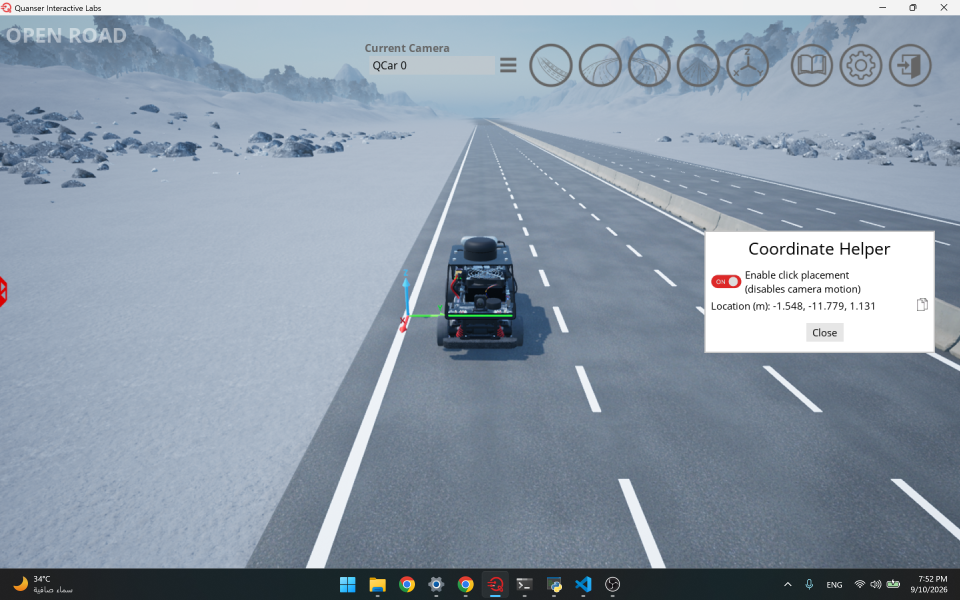
#> input picture lower_left_lane left marker coordinate.png, 2880 x 1800 px (shown at 1/3 size)
$ python -i lane_detector.py   (imports and definitions only)
#> lines starting #> are read from the running program, lines starting #| are printed output that depends on the picture; after the words box and inside, x2 and y2 are one past the last pixel; in counts of white or black regions, pixels touching at a corner belong together
#> further down, picture is the input picture: shape (1800, 2880, 3); mean B, G, R 168.4, 153.8, 140.2
"""Simple Canny + Hough lane tracker for QCar2.

Design basis:
- Grayscale / optional CLAHE
- Gaussian blur
- Canny edges
- Configurable trapezoid ROI
- Probabilistic Hough transform
- Segment filtering and clustering
- Select nearest left/right boundaries around the camera center
- Temporal smoothing and short lost-line hold

This module only estimates lane geometry. It never commands the vehicle.
"""

from dataclasses import dataclass
from typing import List, Optional, Sequence, Tuple

import cv2
import numpy as np

import settings as cfg


@dataclass
class FittedLine:
    """Lane boundary represented as x = a*y + b in image coordinates."""

    a: float
    b: float
    weight: float = 1.0

    def x_at(self, y: float) -> float:
        return self.a * y + self.b


@dataclass
class TrackingResult:
    left: Optional[FittedLine]
    right: Optional[FittedLine]
    lane_center_x: Optional[float]
    vehicle_center_x: float
    error_px: Optional[float]
    left_lost_frames: int
    right_lost_frames: int
    left_detected: bool
    right_detected: bool
    lane_width_px: Optional[float]
    confidence: float
    raw_segments: Optional[np.ndarray]
    edges: np.ndarray
    roi_edges: np.ndarray
    roi_polygon: np.ndarray

    @property
    def both_found(self) -> bool:
        return self.left is not None and self.right is not None


class LaneTracker:
    def __init__(self):
        self.prev_left: Optional[FittedLine] = None
        self.prev_right: Optional[FittedLine] = None
        self.left_lost_frames = 0
        self.right_lost_frames = 0

        self._clahe = cv2.createCLAHE(
            clipLimit=cfg.CLAHE_CLIP_LIMIT,
            tileGridSize=cfg.CLAHE_GRID_SIZE,
        )

    @staticmethod
    def _roi_polygon(width: int, height: int) -> np.ndarray:
        points = [
            (int(xf * width), int(yf * height))
            for xf, yf in cfg.ROI_POINTS
        ]
        return np.array([points], dtype=np.int32)

    def _vehicle_center_x(self, width: int) -> float:
        """Image X used as the vehicle reference; subclasses may calibrate it."""
        return width / 2.0

    def _max_lost_frames(self) -> int:
        return cfg.MAX_LOST_FRAMES

    def preprocess(self, frame_bgr: np.ndarray) -> Tuple[np.ndarray, np.ndarray, np.ndarray]:
        gray = cv2.cvtColor(frame_bgr, cv2.COLOR_BGR2GRAY)
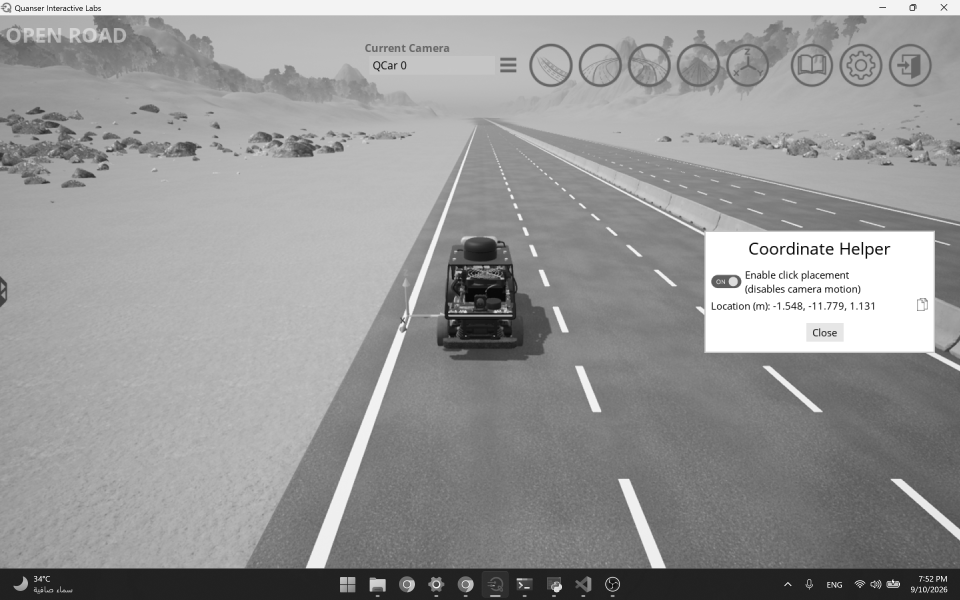
#> gray: shape (1800, 2880) (shown at 1/3 size); min 0, max 255, mean 151.4
        if cfg.USE_CLAHE:
            gray = self._clahe.apply(gray)
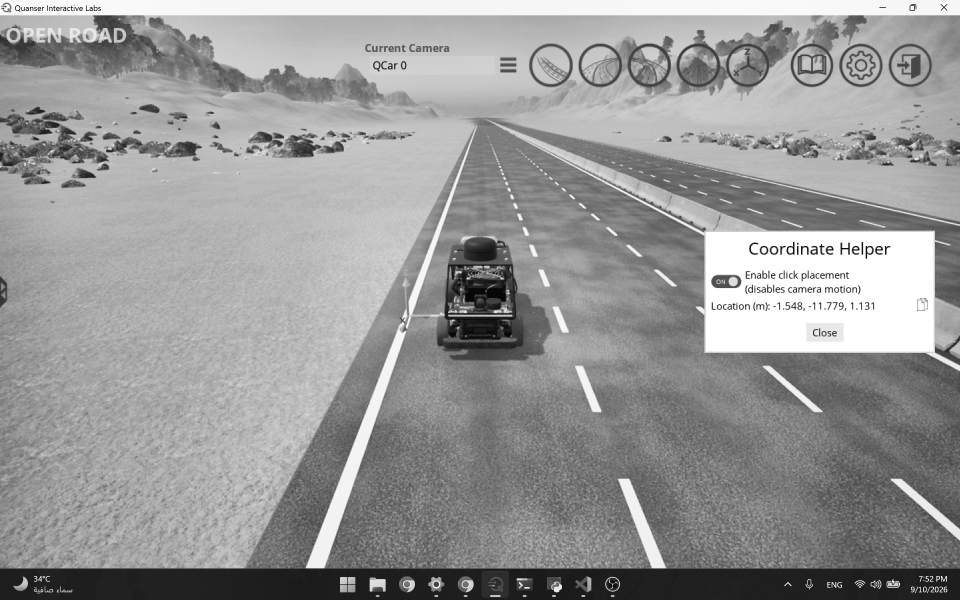
#> gray: shape (1800, 2880) (shown at 1/3 size); min 1, max 255, mean 151.6

        blurred = cv2.GaussianBlur(gray, cfg.GAUSSIAN_KERNEL, 0)
        edges = cv2.Canny(blurred, cfg.CANNY_LOW, cfg.CANNY_HIGH)
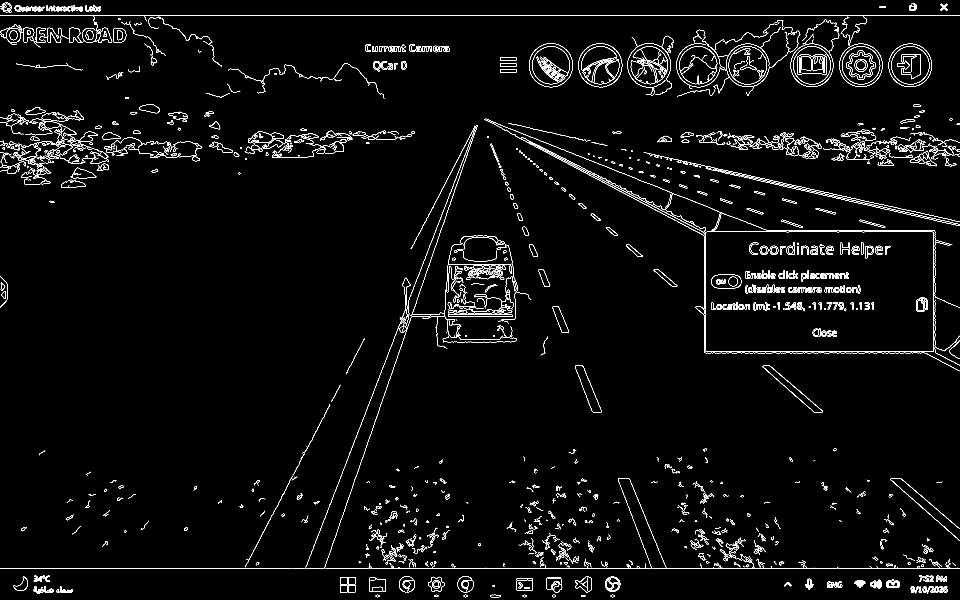
#> edges: shape (1800, 2880) (shown at 1/3 size); 2.1% white in thin lines or dots

        h, w = edges.shape[:2]
#> h = 1800; w = 2880
        polygon = self._roi_polygon(w, h)
        mask = np.zeros_like(edges)
        cv2.fillPoly(mask, polygon, 255)
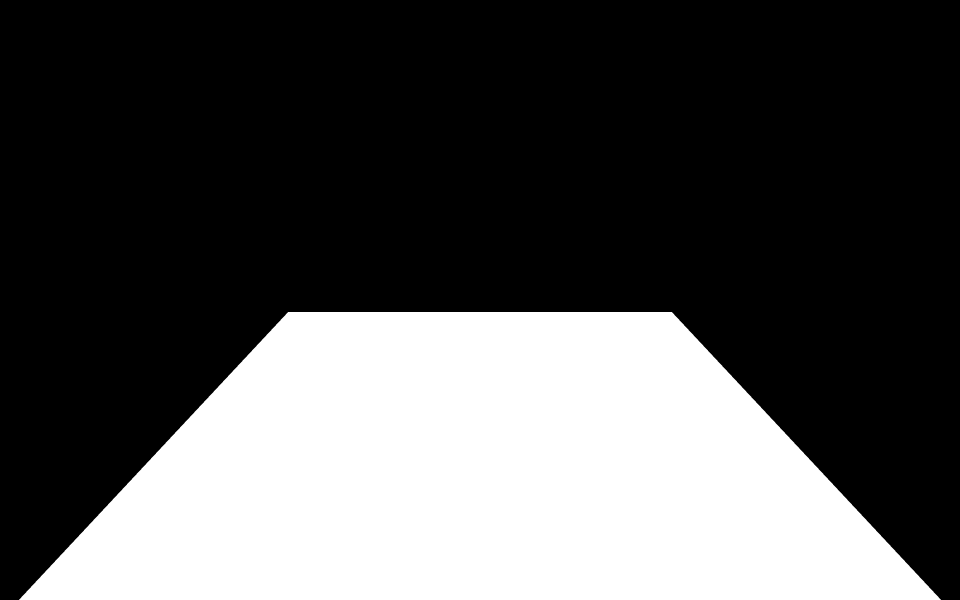
#> mask: shape (1800, 2880) (shown at 1/3 size); 32.6% white; 1 white region, box (x1, y1, x2, y2) and area: (57, 936, 2823, 1800) 1692576
        roi_edges = cv2.bitwise_and(edges, mask)
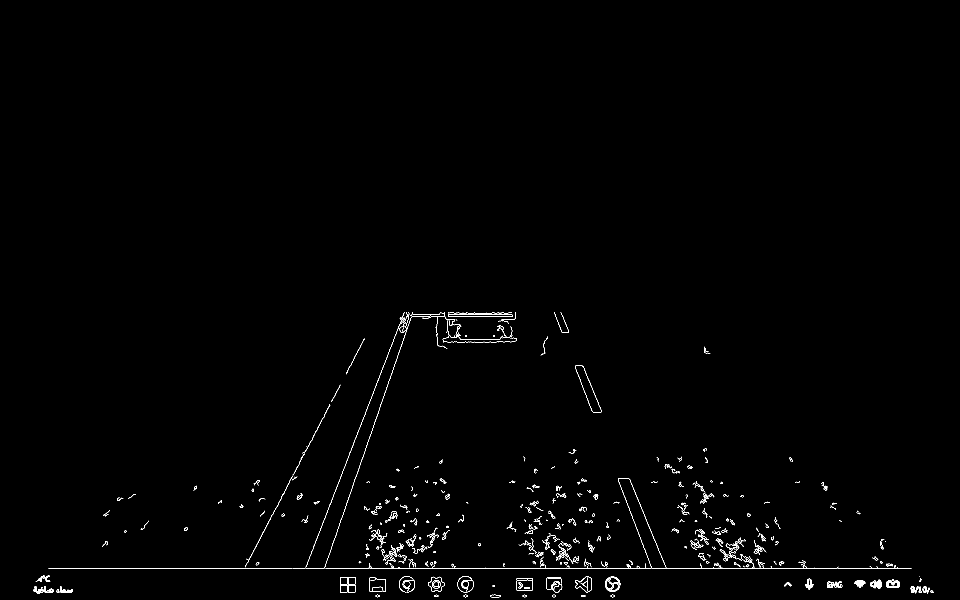
#> roi_edges: shape (1800, 2880) (shown at 1/3 size); 0.51% white in thin lines or dots, all inside (x1, y1, x2, y2) = (101, 936, 2802, 1792)
        return edges, roi_edges, polygon

    @staticmethod
    def _fit_segment(segment: Sequence[int]) -> Optional[FittedLine]:
        x1, y1, x2, y2 = [float(v) for v in segment]
        dy = y2 - y1
        dx = x2 - x1

        if abs(dy) < 2.0:
            return None

        a = dx / dy  # x = a*y + b
        abs_a = abs(a)
        if not (cfg.MIN_ABS_DX_OVER_DY <= abs_a <= cfg.MAX_ABS_DX_OVER_DY):
            return None

        b = x1 - a * y1
        length = float(np.hypot(dx, dy))
        return FittedLine(a=a, b=b, weight=length)

    @staticmethod
    def _cluster_candidates(candidates: List[FittedLine], y_bottom: float) -> List[FittedLine]:
        """Cluster lines by their predicted X coordinate at the bottom of the image."""
        if not candidates:
            return []

        candidates = sorted(candidates, key=lambda line: line.x_at(y_bottom))
        groups: List[List[FittedLine]] = []

        for candidate in candidates:
            x = candidate.x_at(y_bottom)
            if not groups:
                groups.append([candidate])
                continue

            last_group = groups[-1]
            last_x = np.average(
                [ln.x_at(y_bottom) for ln in last_group],
                weights=[ln.weight for ln in last_group],
            )
            if abs(x - last_x) <= cfg.CLUSTER_BOTTOM_X_PX:
                last_group.append(candidate)
            else:
                groups.append([candidate])

        clustered: List[FittedLine] = []
        for group in groups:
            weights = np.array([ln.weight for ln in group], dtype=float)
            total_weight = float(weights.sum())
            if total_weight < cfg.MIN_CLUSTER_WEIGHT:
                continue

            a = float(np.average([ln.a for ln in group], weights=weights))
            b = float(np.average([ln.b for ln in group], weights=weights))
            clustered.append(FittedLine(a=a, b=b, weight=total_weight))

        return clustered

    @staticmethod
    def _smooth(previous: Optional[FittedLine], current: FittedLine) -> FittedLine:
        if previous is None:
            return current
        s = float(cfg.SMOOTHING)
        return FittedLine(
            a=s * previous.a + (1.0 - s) * current.a,
            b=s * previous.b + (1.0 - s) * current.b,
            weight=current.weight,
        )

    def _update_with_fallback(
        self,
        detected: Optional[FittedLine],
        previous: Optional[FittedLine],
        lost_frames: int,
    ) -> Tuple[Optional[FittedLine], Optional[FittedLine], int]:
        if detected is not None:
            smoothed = self._smooth(previous, detected)
            return smoothed, smoothed, 0

        lost_frames += 1
        if previous is not None and lost_frames <= self._max_lost_frames():
            # Briefly hold the previous visual estimate for display. Confidence
            # remains zero unless both boundaries were freshly detected, so the
            # controller cannot steer from these held lines.
            return previous, previous, lost_frames

        return None, None, lost_frames

    def process(self, frame_bgr: np.ndarray) -> TrackingResult:
        edges, roi_edges, polygon = self.preprocess(frame_bgr)
#> polygon = [[57, 1800], [864, 936], [2015, 936], [2822, 1800]]
        h, w = frame_bgr.shape[:2]
#> h = 1800; w = 2880
        vehicle_center_x = self._vehicle_center_x(w)
#> vehicle_center_x = 1440
        y_bottom = float(h - 1)
#> y_bottom = 1799

        raw = cv2.HoughLinesP(
            roi_edges,
            cfg.HOUGH_RHO,
            np.deg2rad(cfg.HOUGH_THETA_DEG),
            cfg.HOUGH_THRESHOLD,
            np.array([]),
            minLineLength=cfg.HOUGH_MIN_LINE_LENGTH,
            maxLineGap=cfg.HOUGH_MAX_LINE_GAP,
        )
#> raw = 652 rows, first 6: [145, 1705, 2734, 1705], [974, 1703, 1238, 937], [1020, 1772, 1411, 1772], [1020, 1749, 1420, 1749], [2418, 1759, 2776, 1759], [1020, 1752, 1420, 1752]

        candidates: List[FittedLine] = []
        if raw is not None:
            for wrapped in raw:
                fitted = self._fit_segment(wrapped.reshape(4))
                if fitted is not None:
                    # Discard absurd predictions far outside the frame.
                    xb = fitted.x_at(y_bottom)
                    if -0.4 * w <= xb <= 1.4 * w:
                        candidates.append(fitted)
#> this loop made 652 passes
#> (x1 in _fit_segment, y1 in _fit_segment, x2 in _fit_segment, y2 in _fit_segment, dy in _fit_segment, dx in _fit_segment, a in _fit_segment, abs_a in _fit_segment) on passes 2, 8, 10, 11, 12, 17, 18, 21, 34, 44, 52, 55: (974, 1703, 1238, 937, -766, 264, -0.345, 0.345), (917, 1704, 1205, 954, -750, 288, -0.384, 0.384), (955, 1606, 1212, 937, -669, 257, -0.384, 0.384), (744, 1680, 974, 1247, -433, 230, -0.531, 0.531), (843, 1492, 1042, 1116, -376, 199, -0.529, 0.529), (1663, 939, 1685, 996, 57, 22, 0.386, 0.386), (1952, 1590, 1998, 1704, 114, 46, 0.404, 0.404), (972, 1704, 1176, 1114, -590, 204, -0.346, 0.346), (1682, 936, 1706, 994, 58, 24, 0.414, 0.414), (1748, 1098, 1802, 1226, 128, 54, 0.422, 0.422), (1854, 1439, 1955, 1704, 265, 101, 0.381, 0.381), (903, 1375, 1093, 1017, -358, 190, -0.531, 0.531)
#> xb on passes 86, 100, 125, 133, 137, 141: 2040.1, 1159.6, 2384.3, 1224.4, 2597.4, 680
#> after the loop, candidates = 102 items

        clusters = self._cluster_candidates(candidates, y_bottom)
#> the loop in _cluster_candidates, `for candidate in candidates:` made 102 passes
#> (x, last_x) on passes 2 to 13: (-8.71, -80.19), (29.19, -8.71), (59, 7.57), (664.2, 32.6), (669.6, 664.2), (671.8, 667), (672.8, 668.5), (676.3, 669.3), (678, 672.9), (678, 675.1), (680, 675.3), (680.5, 675.7)
#> x on passes 1, 70: -80.19, 1994.9
#> the loop in _cluster_candidates, `for group in groups:` made 20 passes

        left_clusters = [
            ln for ln in clusters
            if ln.x_at(y_bottom) < vehicle_center_x - cfg.CENTER_EXCLUSION_PX
        ]
        right_clusters = [
            ln for ln in clusters
            if ln.x_at(y_bottom) > vehicle_center_x + cfg.CENTER_EXCLUSION_PX
        ]

        detected_left = max(
            left_clusters,
            key=lambda ln: ln.x_at(y_bottom),
            default=None,
        )
        detected_right = min(
            right_clusters,
            key=lambda ln: ln.x_at(y_bottom),
            default=None,
        )

        left, self.prev_left, self.left_lost_frames = self._update_with_fallback(
            detected_left, self.prev_left, self.left_lost_frames
        )
        right, self.prev_right, self.right_lost_frames = self._update_with_fallback(
            detected_right, self.prev_right, self.right_lost_frames
        )

        error_y = float(np.clip(cfg.ERROR_Y_FRACTION, 0.0, 1.0) * (h - 1))
        lane_center_x = None
        error_px = None
        if left is not None and right is not None:
            lx = left.x_at(error_y)
            rx = right.x_at(error_y)
            if lx < rx:
                lane_center_x = (lx + rx) / 2.0
                error_px = lane_center_x - vehicle_center_x

        left_detected = detected_left is not None
        right_detected = detected_right is not None
        lane_width_px = None
        confidence = 0.0
        if left_detected and right_detected and detected_left is not None and detected_right is not None:
            lane_width_px = detected_right.x_at(error_y) - detected_left.x_at(error_y)
            min_width = cfg.MIN_LANE_WIDTH_FRACTION * w
            max_width = cfg.MAX_LANE_WIDTH_FRACTION * w
            if min_width <= lane_width_px <= max_width:
                weight_score = min(
                    detected_left.weight,
                    detected_right.weight,
                ) / cfg.CONFIDENCE_FULL_WEIGHT
                confidence = float(np.clip(weight_score, 0.0, 1.0))

        return TrackingResult(
            left=left,
            right=right,
            lane_center_x=lane_center_x,
            vehicle_center_x=vehicle_center_x,
            error_px=error_px,
            left_lost_frames=self.left_lost_frames,
            right_lost_frames=self.right_lost_frames,
            left_detected=left_detected,
            right_detected=right_detected,
            lane_width_px=lane_width_px,
            confidence=confidence,
            raw_segments=raw,
            edges=edges,
            roi_edges=roi_edges,
            roi_polygon=polygon,
        )


# [67 lines left out: functions _line_endpoints, draw_overlay, not called in this run]

>>> import cv2
>>> picture = cv2.imread('lower_left_lane left marker coordinate.png')
>>> result = LaneTracker().process(picture)

$ run again, on lower_middle_lane left marker coordinate.png
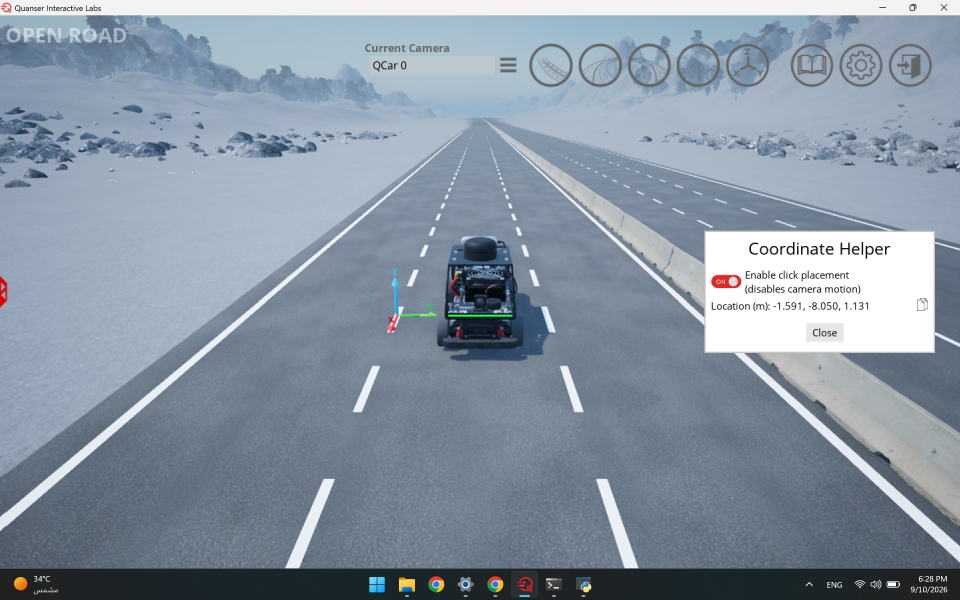
#> input picture lower_middle_lane left marker coordinate.png, 2880 x 1800 px (shown at 1/3 size)
#> picture is the input picture: shape (1800, 2880, 3); mean B, G, R 163.1, 149.1, 135.8
#> in preprocess, `edges = cv2.Canny(blurred, cfg.CANNY_LOW, cfg.CANNY_HIGH)`:
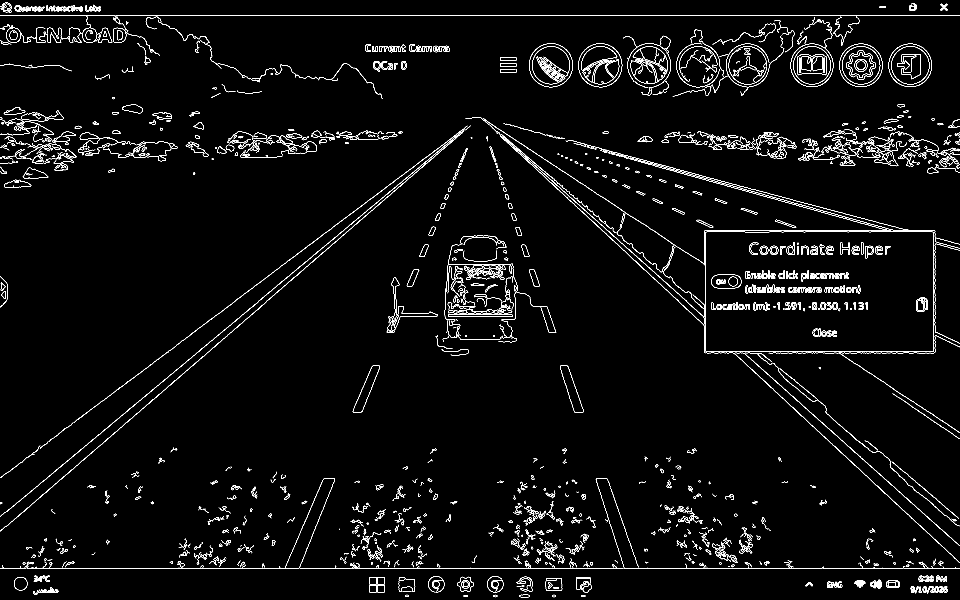
#> edges: shape (1800, 2880) (shown at 1/3 size); 2.3% white in thin lines or dots
#> mask: shape (1800, 2880); 32.6% white; 1 white region, box (x1, y1, x2, y2) and area: (57, 936, 2823, 1800) 1692576
#> in preprocess, `roi_edges = cv2.bitwise_and(edges, mask)`:
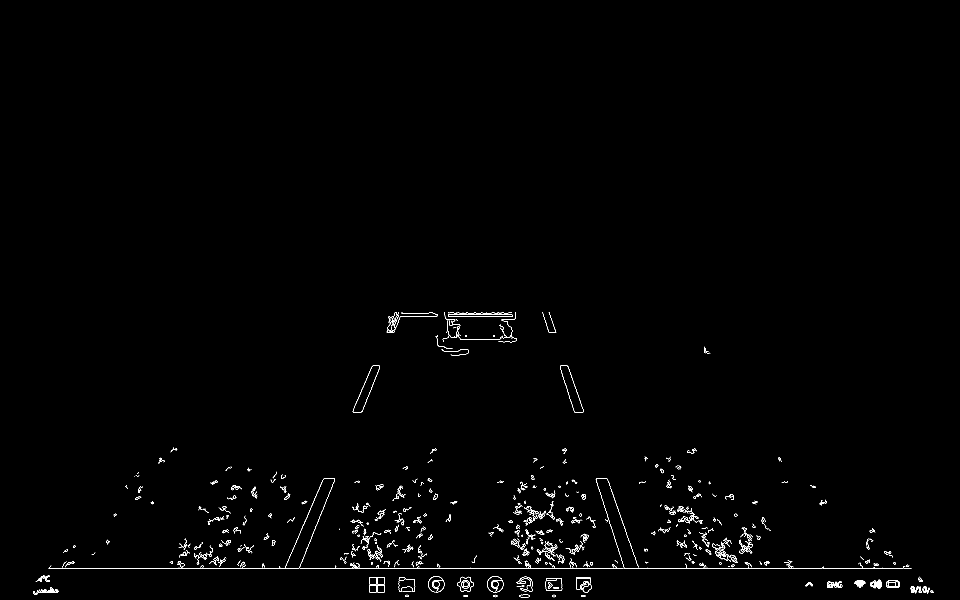
#> roi_edges: shape (1800, 2880) (shown at 1/3 size); 0.53% white in thin lines or dots, all inside (x1, y1, x2, y2) = (101, 936, 2802, 1792)
#> in process, `edges, roi_edges, polygon = self.preprocess(frame_bgr)`: polygon = [[57, 1800], [864, 936], [2015, 936], [2822, 1800]]
#> raw = 916 rows, first 6: [145, 1705, 2734, 1705], [1007, 1696, 1317, 1696], [1034, 1689, 1259, 1689], [1108, 1757, 1773, 1757], [1086, 1234, 1139, 1102], [1108, 1765, 1773, 1765]
#> the loop in process, `for wrapped in raw:` made 916 passes
#> (x1 in _fit_segment, y1 in _fit_segment, x2 in _fit_segment, y2 in _fit_segment, dy in _fit_segment, dx in _fit_segment, a in _fit_segment, abs_a in _fit_segment) on passes 5, 13, 39, 52, 58: (1086, 1234, 1139, 1102, -132, 53, -0.402, 0.402), (1822, 1437, 1914, 1704, 267, 92, 0.345, 0.345), (1787, 1439, 1873, 1704, 265, 86, 0.325, 0.325), (930, 1625, 1003, 1436, -189, 73, -0.386, 0.386), (856, 1704, 969, 1438, -266, 113, -0.425, 0.425)
#> after the loop in process, `for wrapped in raw:`: candidates = 102 items
#> the loop in _cluster_candidates, `for candidate in candidates:` made 102 passes
#> (x, last_x) on passes 2 to 9: (-50.4, -119), (-38.45, -50.4), (-9.6, -48), (-4.22, -40.11), (-1.47, -30.69), (3.96, -24.47), (4.68, -19.12), (5.13, -14.85)
#> the loop in _cluster_candidates, `for group in groups:` made 23 passes
